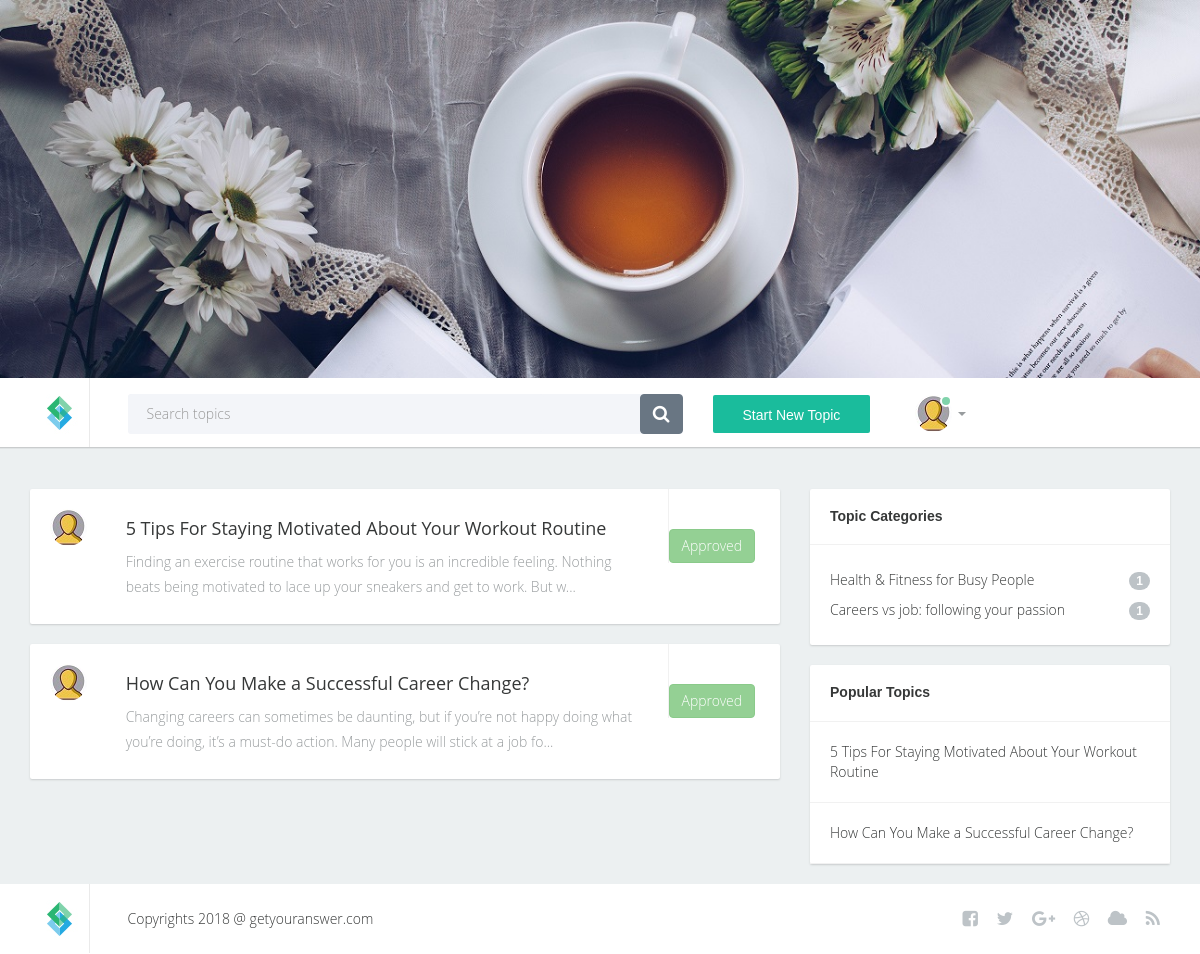
The app's page /admin (signed in) with its own data.
### flask_app.py (models this page shows, shortened)
class Topicdetails(db.Model):
	id = db.Column(db.Integer, primary_key=True)
	email=db.Column(db.String(100), db.ForeignKey('logindetails.email'))
	title = db.Column(db.String, nullable=False)
	message = db.Column(db.String, nullable=False)
	category = db.Column(db.String, nullable=False)
	time_stamp = db.Column(db.String, nullable=False)
	approval = db.Column(db.Integer)
	replies = db.Column(db.Integer)
	views = db.Column(db.Integer)
	likes = db.Column(db.Integer)
	dislikes = db.Column(db.Integer)

### flask_app.py (the view)
@app.route('/admin')
def admin():
	try:
		if session['logged_in'] == True:
			alltopics = Topicdetails.query.all()
			category = categories()
			return render_template('admin.html',alltopics=alltopics, category=category)
	except:
		return render_template('login.html',error="Please Login!!")

### flask_app.py (called while the page is built)
def categories():
	category={}
	alltopics = Topicdetails.query.filter_by(approval=1).all()
	for i in alltopics:
		if i.category not in category.keys():
			category[i.category] = 1
		else:
			category[i.category] += 1
	return category

### templates/admin.html (shortened to what this page needs)
{%extends "layout.html"%}
{%block body%}
{%for i in alltopics%}
<div class="post">
    <div class="wrap-ut pull-left">
        <div class="userinfo pull-left">
            <div class="avatar">
                <img src="{{ url_for('static', filename='avatar.jpg')}}" alt="">
            </div>
        </div>
        <div class="posttext pull-left">
            <h2><a href="/topicpage/{{i.id}}">{{i.title}}</a></h2>
            <p>{{i.message[0:150]}}...</p>
        </div>
        <div class="clearfix"></div>
    </div>
    <form method="post" action="{{url_for('approve')}}">
    <div class="postinfo pull-left"><br><br>
    {% if i.approval == 0 %}
        <button class="btn btn-danger" type="submit">Approve</button>
    {% else %}
        <button class="btn btn-success" disabled="disabled">Approved</button>
    {% endif %}
    </div>
    </form>
    <div class="clearfix"></div>
</div>
{% endfor %}
{%endblock%}

### templates/layout.html (shortened to what this page needs)
<!DOCTYPE html>
<html lang="en">
<head>
        <link rel="stylesheet" type="text/css" href="{{ url_for('static', filename='bootstrap.min.css')}}">
        <link rel="stylesheet" type="text/css" href="{{ url_for('static', filename='custom.css')}}">
        <link rel="stylesheet" type="text/css" href="{{ url_for('static', filename='style.css')}}" media="screen">
        <link rel="stylesheet" type="text/css" href="{{ url_for('static', filename='settings.css')}}" media="screen">
        <link rel="stylesheet" type="text/css" href="https://maxcdn.bootstrapcdn.com/font-awesome/4.7.0/css/font-awesome.min.css">
        <link rel="stylesheet" href="//code.jquery.com/ui/1.12.1/themes/base/jquery-ui.css">
        <link rel="stylesheet" href="/resources/demos/style.css">
</head>
    <body>
        <div class="container-fluid">
            <div class="tp-banner-container" style="overflow: visible;">
                <div class="tp-banner revslider-initialised tp-simpleresponsive" style="max-height: 378px; height: 378px;" id="revslider-810">
                    <ul style="display: block; overflow: hidden; width: 100%; height: 100%; max-height: none;">
                        <li data-transition="fade" data-slotamount="7" data-masterspeed="1500" style="width: 100%; height: 100%; overflow: hidden; visibility: visible; left: 0px; top: 0px; z-index: 20; opacity: 1;">
                            <div class="slotholder" style="width:100%;height:100%;"><div class="tp-bgimg defaultimg" data-lazyload="undefined" data-bgfit="cover" data-bgposition="left top" data-bgrepeat="no-repeat" data-lazydone="undefined" data-src="{{ url_for('static', filename='slide.jpg')}}" style="background-color: rgba(0, 0, 0, 0); background-repeat: no-repeat; background-image: url(&quot;{{ url_for('static', filename='slide.jpg')}}&quot;); background-size: cover; background-position: left top; width: 100%; height: 100%; opacity: 1; position: relative;"></div></div>
                        </li>
                    </ul>
            </div>
            <div class="headernav">
                <div class="container">
                    <div class="row">
                        <div class="col-lg-1 col-xs-3 col-sm-2 col-md-2 logo "><a href="{{url_for('homepage')}}"><img src="{{ url_for('static', filename='logo.jpg')}}" alt=""></a></div>
                        <div class="col-lg-6 search hidden-xs hidden-sm col-md-3">
                            <div class="wrap">
                                <form action="{{url_for('searchedtopic')}}" method="post" class="form">
                                    <div class="pull-left txt"><input type="text" class="form-control" id="programs" placeholder="Search topics" name="topic"></div>
                                    <div class="pull-right"><button class="btn btn-default" type="submit"><i class="fa fa-search"></i></button></div>
                                </form>
                            </div>
                        </div>
                        <div class="col-lg-3 col-xs-9 col-sm-5 col-md-3 selecttopic"></div>
                        <div class="col-lg-4 col-xs-12 col-sm-5 col-md-4 avt">
                            <div class="stnt pull-left">
                                <a href="/newtopic" method="post" class="form">
                                    <button class="btn btn-primary">Start New Topic</button>
                                </a>
                            </div>
                            <div class="env pull-left">&nbsp;</div>
                            <div class="avatar pull-left dropdown">
                            {% if not session.logged_in %}
                            <a href="/login" method="post" class="form">
                                    <button class="btn btn-primary">Login</button>
                            </a>
                            {% else %}
                            <a data-toggle="dropdown" href="#"><img src="{{ url_for('static', filename='avatar.jpg')}}" alt=""></a> <b class="caret"></b>
                            <div class="status green">&nbsp;</div>
                            {% endif %}
                            </div>
                            <div class="clearfix"></div>
                        </div>
                    </div>
                </div>
            </div>
            <section class="content">
                <div class="container">
                    <div class="row"><br><br>
                        <div class="col-lg-8 col-md-8">
                        {% block body %}
                        {% endblock %}
                        </div>
                        <div class="col-lg-4 col-md-4">
                            <div class="sidebarblock">
                                <h3><b>Topic Categories</b></h3>
                                <div class="divline"></div>
                                <div class="blocktxt">
                                    <ul class="cats">
                                    {% for i,j in category.items() %}
                                        <li><a href="/category/{{i}}">{{i}}<span class="badge pull-right">{{j}}</span></a></li>
                                    {% endfor %}
                                    </ul>
                                </div>
                            </div>
                            <div class="sidebarblock">
                                <h3><b>Popular Topics</b></h3>
                                <div class="divline"></div>
                                {%for i in alltopics%}
                                <div class="blocktxt">
                                    <a href="/topicpage/{{i.id}}">{{i.title}}</a>
                                </div>
                                <div class="divline"></div>
                                {% endfor %}
                            </div>
                        </div>
                    </div>
                </div>
            </section>
            <footer>
                <div class="container">
                    <div class="row">
                        <div class="col-lg-1 col-xs-3 col-sm-2 logo "><a href="#"><img src="{{ url_for('static', filename='logo.jpg')}}" alt=""></a></div>
                        <div class="col-lg-8 col-xs-9 col-sm-5 ">Copyrights 2018 @ getyouranswer.com</div>
                        <div class="col-lg-3 col-xs-12 col-sm-5 sociconcent">
                            <ul class="socialicons">
                                <li><a href="#"><i class="fa fa-facebook-square"></i></a></li>
                                <li><a href="#"><i class="fa fa-twitter"></i></a></li>
                                <li><a href="#"><i class="fa fa-google-plus"></i></a></li>
                                <li><a href="#"><i class="fa fa-dribbble"></i></a></li>
                                <li><a href="#"><i class="fa fa-cloud"></i></a></li>
                                <li><a href="#"><i class="fa fa-rss"></i></a></li>
                            </ul>
                        </div>
                    </div>
                </div>
            </footer>
        </div>
</body></html>

### static/custom.css (style rules this page uses)
body { font-family: 'Open Sans Light', sans-serif; font-size: 14px; color: #989c9e; }
a { color: #363838; }
footer { height: 69px; line-height: 69px; color: #363838; }
footer .logo { line-height: normal; }
ul.socialicons li { display: inline-block; list-style: none; font-size: 18px; color:#bdc3c7; margin-left: 15px; }
ul.socialicons li a { color:#bdc3c7; }
.headernav { height: 70px; border-bottom: 1px solid #c9cccd; }
.content { background-color: #ecf0f1; border-top: solid 1px #e0e4e5; }
.selecttopic { line-height: 69px; font-family: 'Open Sans Semibold', sans-serif; font-size: 16px; color: #363838; }
.headernav .search { color: #363838; font-size: 14px; font-family: 'Open Sans Light', sans-serif; margin-top: 16px; height: 38px }
.headernav .search .wrap { background-color: #f3f5f9; border-radius: 3px; }
.headernav .search .txt { width: 85%; }
.headernav .search input { border: none; box-shadow: none; background-color: #f3f5f9; color: #363838; font-size: 14px; padding: 8px 19px; height: 38px; }
.headernav .search button { border: solid 1px #697683; box-shadow: none; background-color: #697683; color: #ffffff; font-size: 18px; }
.avt { margin-top: 16px; height: 38px; }
.avt button { height: 38px; border: none; box-shadow: none; color: #ffffff; font-size: 14px; font-family: 'Open Sans Bold', sans-serif; padding-left: 30px; padding-right: 30px; background-color: #1abc9c; }
.env { font-size: 18px; color:#cfd5d7; line-height: 38px; padding: 0 20px; }
.avatar { position: relative; }
.avatar img { border-radius: 50%; }
.avatar .status { position: absolute; right: 0; top: 0; width: 12px; height: 12px; line-height: 12px; border-radius: 50%; border: solid 2px #ffffff; }
.dropdown.avatar .status { right: 14px; }
.avatar .green { background-color: #80d3ab; }
.sidebarblock { background-color: #ffffff; border-radius: 2px; box-shadow: 0 1px 2px #c9cccd; margin-bottom: 20px; }
.sidebarblock h3 { color: #363838; font-size: 14px; font-family: 'Open Sans Bold', sans-serif; margin: 0; padding: 20px; }
.sidebarblock .divline { height: 1px; line-height: 1px; border-bottom: solid 1px #f1f1f1; }
.sidebarblock .blocktxt { padding:20px; }
ul.cats li { list-style: none; display: block; margin:0; padding:0; line-height: 30px; }
ul.cats { margin: 0; padding: 0; }
ul.cats li a { font-size: 14px; color: #363838; font-family: 'Open Sans Light', sans-serif; line-height: 30px; }
ul.cats .badge { background-color: #bdc3c7; font-size: 12px; color: #ffffff; font-family: 'Open Sans Bold', sans-serif; margin-top: 7px; }
.sidebarblock .blocktxt { font-size: 14px; color: #363838; font-family: 'Open Sans Light', sans-serif; }
.post { background-color: #ffffff; border-radius: 2px; box-shadow: 0 1px 2px #c9cccd; margin-bottom: 20px; }
.post .wrap-ut { width: 85%; }
.post .userinfo { width: 15%; padding: 20px 0 15px 15px; }
.post .posttext { width: 85%; padding-right: 30px; padding-top: 20px; padding-bottom: 15px; color: #989c9e; font-size: 14px; font-family: 'Open Sans Light', sans-serif; line-height: 25px; }
.post .postinfo { width: 15%; border-left: solid 1px #f1f1f1; }
.post .avatar { width: 37px; margin-left: 5px; }
.post h2 { color: #363838; font-size: 18px; font-family: 'Open Sans', sans-serif; margin-top: 10px; margin-bottom: 10px; }
.btn-primary { background-color: #1abc9c; box-shadow: none; border-radius: 2px; padding: 10px 15px; color: #ffffff; font-size: 14px; font-family: 'Open Sans Bold', sans-serif; border: none; }
@media (min-width: 992px) and (max-width: 1200px) { .container-fluid { padding: 0; } }
@media (min-width: 992px) and (max-width: 1200px) { .headernav .search .txt { width: 75%; } }
@media (min-width: 992px) and (max-width: 1200px) { ul.socialicons { margin-bottom: 0; } }

### static/style.css (style rules this page uses)
.tp-banner-container { width:100%; position:relative; padding:0; }
.tp-banner { width:100%; position:relative; }

### static/settings.css (style rules this page uses)
.tp-simpleresponsive ul { list-style:none; padding:0; margin:0; }
.tp-simpleresponsive >ul >li { list-stye:none; position:absolute; visibility:hidden; }

### records on screen
Topicdetails: title "5 Tips For Staying Motivated About Your Workout Routine", message "Finding an exercise routine that works for you is an incredible feeling. Nothing beats being motivated to lace up your sneakers and get to work. But w", approval "Approved", category "Health & Fitness for Busy People", j "1"
Topicdetails: title "How Can You Make a Successful Career Change?", message "Changing careers can sometimes be daunting, but if you’re not happy doing what you’re doing, it’s a must-do action. Many people will stick at a job fo", shows "Approved", category "Careers vs job: following your passion", approval "1"
